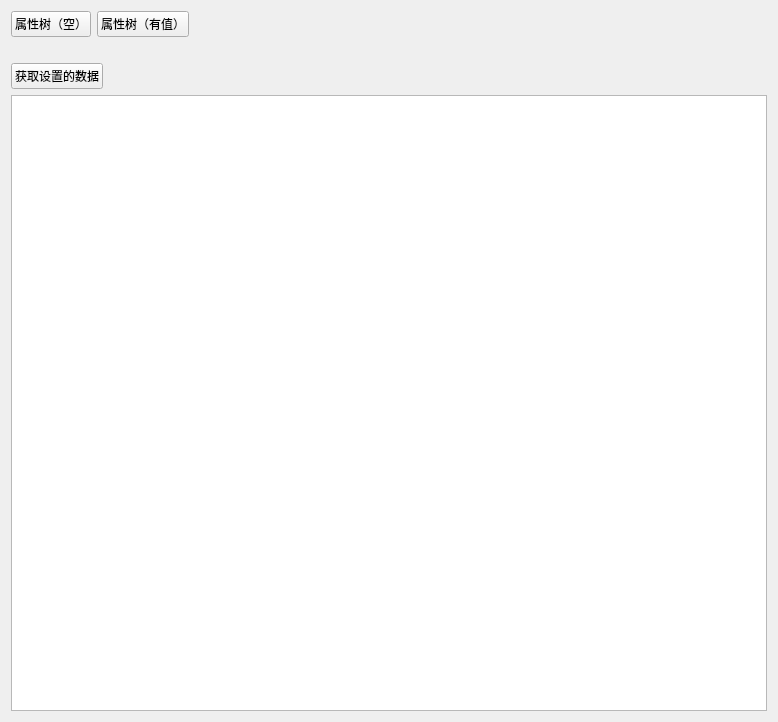
<?xml version="1.0" encoding="UTF-8"?>
<ui version="4.0">
 <class>MainWindow</class>
 <widget class="QWidget" name="MainWindow">
  <property name="geometry">
   <rect>
    <x>0</x>
    <y>0</y>
    <width>778</width>
    <height>722</height>
   </rect>
  </property>
  <property name="windowTitle">
   <string>Form</string>
  </property>
  <layout class="QVBoxLayout" name="verticalLayout">
   <item>
    <layout class="QHBoxLayout" name="horizontalLayout_2">
     <item>
      <widget class="QPushButton" name="pushButton">
       <property name="sizePolicy">
        <sizepolicy hsizetype="Fixed" vsizetype="Fixed">
         <horstretch>0</horstretch>
         <verstretch>0</verstretch>
        </sizepolicy>
       </property>
       <property name="text">
        <string>属性树（空）</string>
       </property>
      </widget>
     </item>
     <item>
      <widget class="QPushButton" name="pushButton_3">
       <property name="sizePolicy">
        <sizepolicy hsizetype="Fixed" vsizetype="Fixed">
         <horstretch>0</horstretch>
         <verstretch>0</verstretch>
        </sizepolicy>
       </property>
       <property name="text">
        <string>属性树（有值）</string>
       </property>
      </widget>
     </item>
     <item>
      <spacer name="horizontalSpacer">
       <property name="orientation">
        <enum>Qt::Horizontal</enum>
       </property>
       <property name="sizeHint" stdset="0">
        <size>
         <width>40</width>
         <height>20</height>
        </size>
       </property>
      </spacer>
     </item>
    </layout>
   </item>
   <item>
    <widget class="QLabel" name="tip">
     <property name="text">
      <string/>
     </property>
    </widget>
   </item>
   <item>
    <layout class="QVBoxLayout" name="verticalLayout_2">
     <item>
      <widget class="QPushButton" name="pushButton_2">
       <property name="sizePolicy">
        <sizepolicy hsizetype="Fixed" vsizetype="Fixed">
         <horstretch>0</horstretch>
         <verstretch>0</verstretch>
        </sizepolicy>
       </property>
       <property name="text">
        <string>获取设置的数据</string>
       </property>
      </widget>
     </item>
     <item>
      <widget class="QTextEdit" name="textEdit"/>
     </item>
    </layout>
   </item>
  </layout>
 </widget>
 <resources/>
 <connections/>
</ui>
